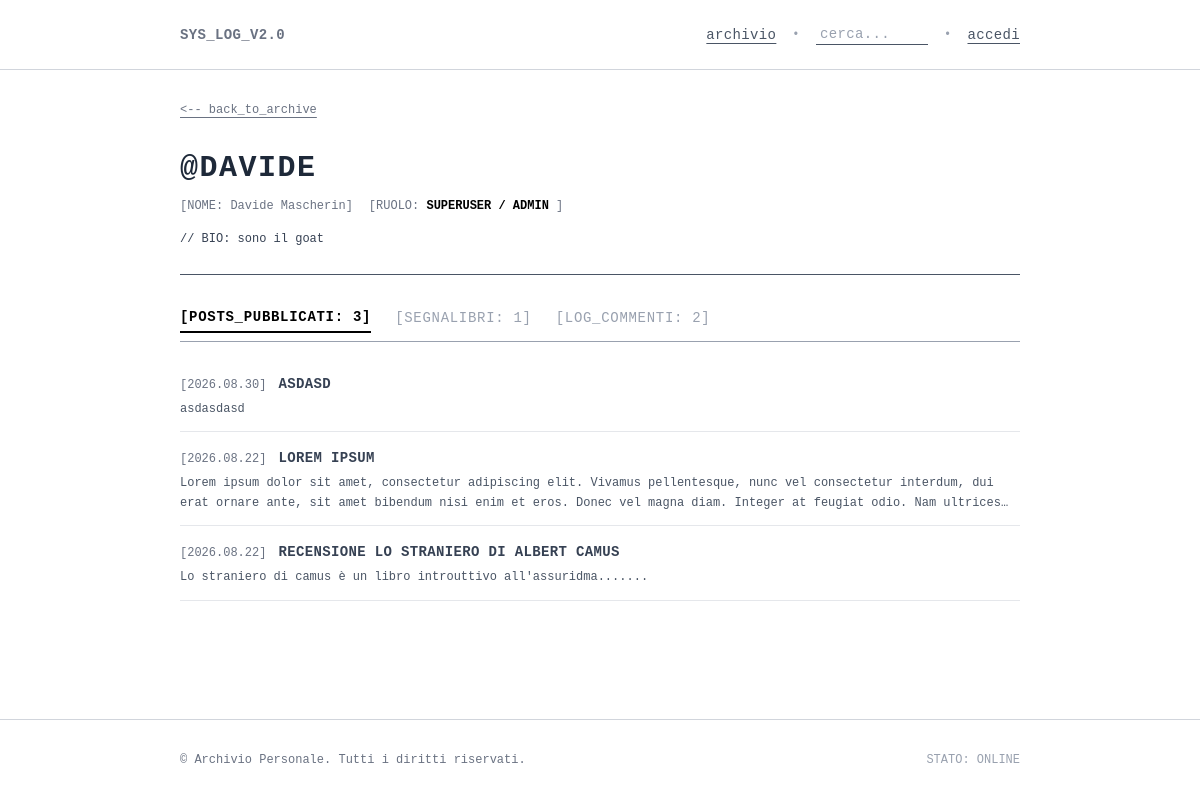
/profile/davide/, run on an earlier commit of the app's database.
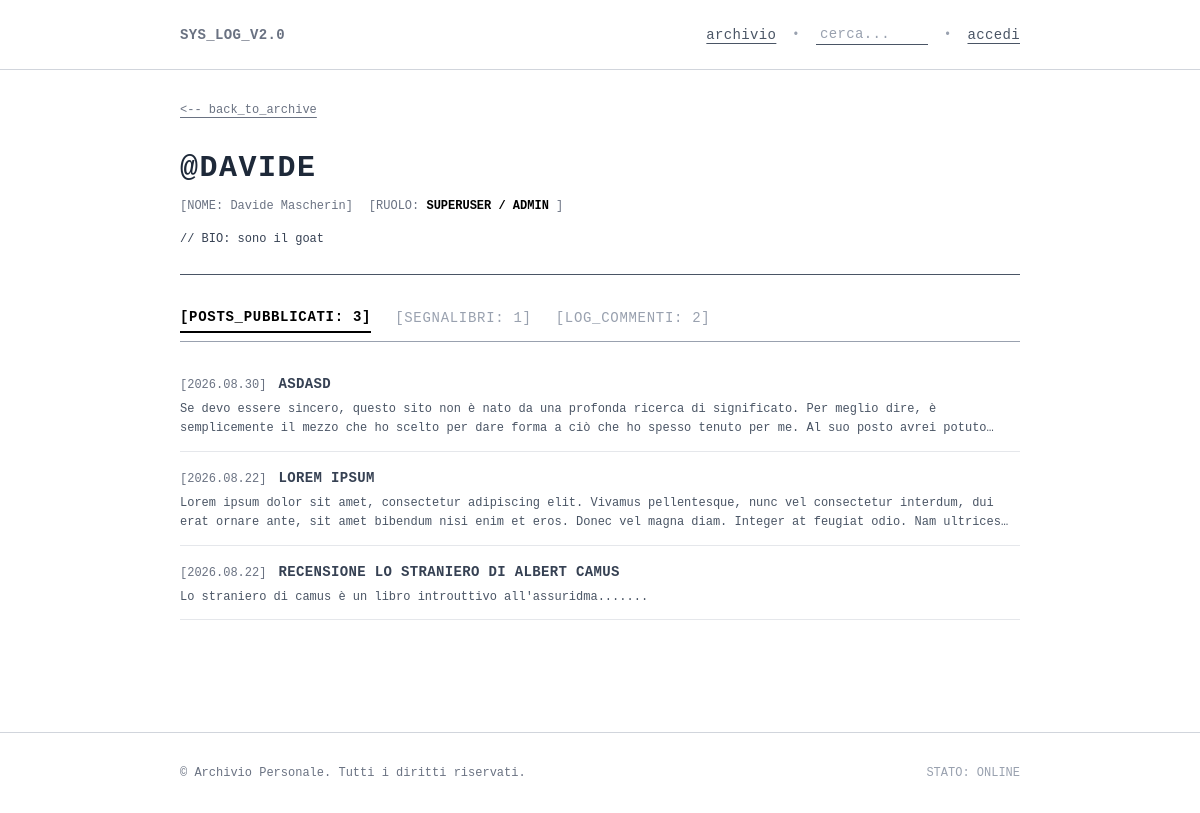
And on a later commit of the database.
### blog_app/models.py (models this page shows, shortened)
class UserProfile(models.Model):
    user = models.OneToOneField(User, on_delete=models.CASCADE, related_name='profile')
    bio = models.TextField(blank=True, null=True)
    saved_posts = models.ManyToManyField('Post', related_name='saved_by', blank=True)

class Post(models.Model):
    author = models.ForeignKey(User, on_delete=models.CASCADE, related_name='posts')
    title = models.CharField(max_length=200)
    text = models.TextField()
    date = models.DateTimeField(auto_now_add=True)
    tags = models.ManyToManyField(Tag, related_name='posts', blank=True)
    likes = models.ManyToManyField(User, related_name='liked_posts', blank=True)
    class Meta:
        verbose_name_plural = 'posts'

### blog_app/views.py (the view)
# urls.py: path('profile/<str:username>/', views.user_profile, name='profile'),
def user_profile(request, username):
    profile_user = get_object_or_404(User, username=username)
    profile, _ = UserProfile.objects.get_or_create(user=profile_user)
    comments = Comment.objects.filter(author=profile_user).order_by('-date')
    posts = Post.objects.filter(author=profile_user).order_by('-date') if profile_user.is_superuser else []
    saved_posts = profile.saved_posts.all().order_by('-date')
    context = {
        'profile_user': profile_user,
        'profile': profile,
        'comments': comments,
        'posts': posts,
        'saved_posts': saved_posts,
    }
    return render(request, 'blog_app/profile.html', context)

### blog_app/templates/blog_app/profile.html (shortened to what this page needs)
{% extends 'blog_app/base.html' %}
{% block content %}
<div class="mb-6 sm:mb-8 font-mono text-xs">
  <a href="{% url 'blog_app:posts' %}" class="text-gray-500 dark:text-gray-400 hover:text-black dark:hover:text-white underline underline-offset-4">
    &lt;-- back_to_archive
  </a>
</div>
<div class="w-full font-mono space-y-6 sm:space-y-8">
  <div class="border-b border-gray-600 dark:border-gray-700 pb-6">
    <div class="flex flex-col sm:flex-row justify-between items-start sm:items-baseline gap-2 sm:gap-4 mb-3">
      <h1 class="text-2xl sm:text-3xl font-mono font-bold uppercase tracking-wider text-gray-800 dark:text-gray-100 break-words">
        @{{ profile_user.username }}
      </h1>
    </div>
    <div class="flex flex-col sm:flex-row sm:items-center gap-1.5 sm:gap-4 text-xs text-gray-500 dark:text-gray-400 mb-4">
      <span>[NOME: {{ profile_user.get_full_name|default:"n/d" }}]</span>
      <span>[RUOLO:
        {% if profile_user.is_superuser %}
          <strong class="text-black dark:text-white uppercase">superuser / admin</strong>
        {% else %}
          utente_standard
        {% endif %}
      ]</span>
    </div>
    {% if profile.bio %}
      <div class="text-xs text-gray-700 dark:text-gray-300 leading-relaxed break-words">
        // BIO: {{ profile.bio }}
      </div>
    {% else %}
      <div class="text-xs text-gray-400 dark:text-gray-500 italic">
        // nessuna biografia inserita.
      </div>
    {% endif %}
  </div>
  <div class="overflow-x-auto border-b border-gray-400 dark:border-gray-700 pb-2">
    <div class="flex items-center gap-4 sm:gap-6 text-xs sm:text-sm font-mono uppercase tracking-wider whitespace-nowrap min-w-max">
      {% if profile_user.is_superuser %}
        <button
          type="button"
          onclick="switchTab('posts')"
          id="tab-btn-posts"
          class="tab-btn text-black dark:text-white font-bold border-b-2 border-black dark:border-gray-300 pb-1 cursor-pointer transition-colors"
        >
          [POSTS_PUBBLICATI: {{ posts|length }}]
        </button>
      {% endif %}
      <button
        type="button"
        onclick="switchTab('saves')"
        id="tab-btn-saves"
        class="tab-btn {% if not profile_user.is_superuser %}text-black dark:text-white font-bold border-b-2 border-black dark:border-gray-300{% else %}text-gray-400 dark:text-gray-500 hover:text-black dark:hover:text-white{% endif %} pb-1 cursor-pointer transition-colors"
      >
        [SEGNALIBRI: {{ saved_posts|length }}]
      </button>
      <button
        type="button"
        onclick="switchTab('comments')"
        id="tab-btn-comments"
        class="tab-btn text-gray-400 dark:text-gray-500 hover:text-black dark:hover:text-white pb-1 cursor-pointer transition-colors"
      >
        [LOG_COMMENTI: {{ comments|length }}]
      </button>
    </div>
  </div>
  {% if profile_user.is_superuser %}
    <section id="tab-panel-posts" class="tab-panel space-y-4">
      <div class="space-y-4 text-xs">
        {% for post in posts %}
          <div class="border-b border-gray-200 dark:border-gray-800 pb-3">
            <div class="flex flex-wrap items-baseline gap-2 sm:gap-3">
              <span class="text-gray-500 dark:text-gray-400 font-mono text-xs shrink-0">[{{ post.date|date:"Y.m.d" }}]</span>
              <a href="{% url 'blog_app:post' post.id %}" class="font-mono font-bold text-gray-700 dark:text-gray-200 hover:text-black dark:hover:text-white hover:underline uppercase tracking-wide text-xs sm:text-sm break-words">
                {{ post.title }}
              </a>
            </div>
            <p class="text-gray-600 dark:text-gray-400 font-mono text-xs mt-1.5 line-clamp-2 leading-relaxed break-words">
              {{ post.text|striptags }}
            </p>
          </div>
        {% empty %}
          <p class="text-xs text-gray-400 dark:text-gray-500 italic">// nessun post pubblicato.</p>
        {% endfor %}
      </div>
    </section>
  {% endif %}
</div>
{% endblock content %}

### blog_app/templates/blog_app/base.html (shortened to what this page needs)
{% load static %}
<!DOCTYPE html>
<html lang="it">
<head>
    <link rel="stylesheet" href="{% static 'css/output.css' %}">
</head>
<body class="font-mono bg-white dark:bg-gray-950 text-gray-800 dark:text-gray-100 antialiased min-h-screen flex flex-col transition-colors duration-200">
  <header class="w-full py-6 bg-transparent border-b border-gray-300 dark:border-gray-800">
    <div class="w-[70%] min-w-[320px] mx-auto">
      <nav class="flex items-center justify-between text-xs sm:text-sm tracking-wide">
        <div class="text-gray-500 dark:text-gray-400 font-bold uppercase">
          SYS_LOG_v2.0
        </div>
        <div class="hidden md:flex items-center space-x-4">
          <a href="{% url 'blog_app:posts' %}" class="underline underline-offset-4 text-gray-600 dark:text-gray-400 hover:text-black dark:hover:text-white">
            archivio
          </a>
          <span class="text-xs text-gray-400 dark:text-gray-600 select-none">•</span>
          <form action="{% url 'blog_app:search' %}" method="get" class="inline-flex items-center">
            <input
              type="text"
              name="q"
              value="{{ request.GET.q }}"
              placeholder="cerca..."
              class="bg-transparent border-b border-gray-600 dark:border-gray-600 text-gray-700 dark:text-gray-200 placeholder-gray-400 dark:placeholder-gray-500 text-xs sm:text-sm font-mono focus:outline-none w-28 focus:w-40 transition-all duration-200 px-1"
              required
            >
          </form>
          <span class="text-xs text-gray-400 dark:text-gray-600 select-none">•</span>
          {% if user.is_authenticated %}
            <a href="{% url 'blog_app:profile' user.username %}" class="underline underline-offset-4 text-gray-600 dark:text-gray-400 hover:text-black dark:hover:text-white font-bold">
              profilo [@{{ user.username }}]
            </a>
            <span class="text-xs text-gray-400 dark:text-gray-600 select-none">•</span>
            <form action="{% url 'accounts:logout' %}" method="post" class="inline">
              {% csrf_token %}
              <button type="submit" class="underline underline-offset-4 text-gray-600 dark:text-gray-400 hover:text-black dark:hover:text-white cursor-pointer">
                esci
              </button>
            </form>
          {% else %}
            <a href="{% url 'accounts:login' %}" class="underline underline-offset-4 text-gray-600 dark:text-gray-400 hover:text-black dark:hover:text-white">
              accedi
            </a>
          {% endif %}
        </div>
      </nav>
    </div>
  </header>
  <main class="flex-grow w-[70%] min-w-[320px] mx-auto py-8">
    {% block content %}{% endblock content %}
  </main>
  <footer class="w-full border-t border-gray-300 dark:border-gray-800 mt-12">
    <div class="w-[70%] min-w-[320px] mx-auto py-8 text-xs text-gray-500 dark:text-gray-400 font-mono flex flex-wrap justify-between items-center gap-2">
      <div>
        &copy; Archivio Personale. Tutti i diritti riservati.
      </div>
      <div class="text-gray-400 dark:text-gray-500">
        STATO: ONLINE
      </div>
    </div>
  </footer>
</body>
</html>

What changed in the data, as far as the page shows it:
changed Post "ASDASD": text "asdasdasd" → "Se devo essere sincero, questo sito non è nato da una profonda ricerca di significato. Per meglio dire, è semplicemente il mezzo che ho scelto per dare forma a ciò che ho spesso tenuto per me. Al suo posto avrei…"
